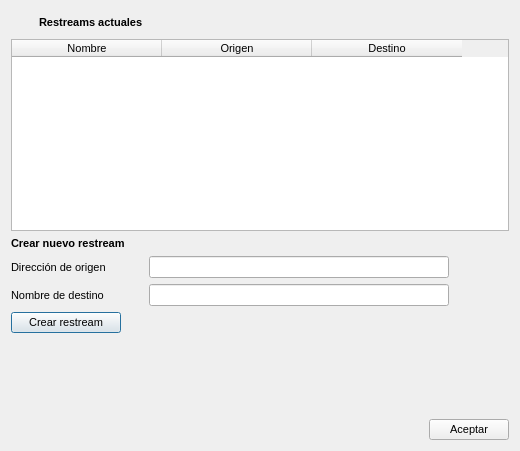
<?xml version="1.0" encoding="UTF-8"?>
<ui version="4.0">
 <class>RestreamsDialog</class>
 <widget class="QDialog" name="RestreamsDialog">
  <property name="geometry">
   <rect>
    <x>0</x>
    <y>0</y>
    <width>520</width>
    <height>451</height>
   </rect>
  </property>
  <property name="font">
   <font>
    <pointsize>8</pointsize>
   </font>
  </property>
  <property name="windowTitle">
   <string>Restreams</string>
  </property>
  <layout class="QGridLayout" name="gridLayout">
   <item row="8" column="0" colspan="2">
    <widget class="QLabel" name="error_label">
     <property name="text">
      <string/>
     </property>
    </widget>
   </item>
   <item row="5" column="1">
    <widget class="QLineEdit" name="dir_origen">
     <property name="maximumSize">
      <size>
       <width>300</width>
       <height>16777215</height>
      </size>
     </property>
    </widget>
   </item>
   <item row="6" column="1">
    <widget class="QLineEdit" name="nombre_destino">
     <property name="maximumSize">
      <size>
       <width>300</width>
       <height>16777215</height>
      </size>
     </property>
    </widget>
   </item>
   <item row="6" column="0">
    <widget class="QLabel" name="label_4">
     <property name="text">
      <string>Nombre de destino</string>
     </property>
    </widget>
   </item>
   <item row="4" column="0" colspan="2">
    <widget class="QLabel" name="label_2">
     <property name="font">
      <font>
       <weight>75</weight>
       <bold>true</bold>
      </font>
     </property>
     <property name="text">
      <string>Crear nuevo restream</string>
     </property>
    </widget>
   </item>
   <item row="7" column="0">
    <widget class="QPushButton" name="new_restream">
     <property name="maximumSize">
      <size>
       <width>110</width>
       <height>16777215</height>
      </size>
     </property>
     <property name="text">
      <string>Crear restream</string>
     </property>
    </widget>
   </item>
   <item row="10" column="0" colspan="3">
    <layout class="QHBoxLayout" name="horizontalLayout">
     <item>
      <spacer name="horizontalSpacer">
       <property name="orientation">
        <enum>Qt::Horizontal</enum>
       </property>
       <property name="sizeHint" stdset="0">
        <size>
         <width>40</width>
         <height>20</height>
        </size>
       </property>
      </spacer>
     </item>
     <item>
      <widget class="QPushButton" name="accept">
       <property name="maximumSize">
        <size>
         <width>100</width>
         <height>16777215</height>
        </size>
       </property>
       <property name="text">
        <string>Aceptar</string>
       </property>
      </widget>
     </item>
    </layout>
   </item>
   <item row="5" column="0">
    <widget class="QLabel" name="label_5">
     <property name="text">
      <string>Dirección de origen</string>
     </property>
    </widget>
   </item>
   <item row="2" column="0" colspan="3">
    <widget class="QTableWidget" name="list">
     <property name="editTriggers">
      <set>QAbstractItemView::AnyKeyPressed|QAbstractItemView::DoubleClicked</set>
     </property>
     <property name="showGrid">
      <bool>false</bool>
     </property>
     <property name="gridStyle">
      <enum>Qt::DotLine</enum>
     </property>
     <property name="cornerButtonEnabled">
      <bool>true</bool>
     </property>
     <attribute name="horizontalHeaderCascadingSectionResizes">
      <bool>false</bool>
     </attribute>
     <attribute name="horizontalHeaderDefaultSectionSize">
      <number>150</number>
     </attribute>
     <attribute name="horizontalHeaderHighlightSections">
      <bool>true</bool>
     </attribute>
     <attribute name="horizontalHeaderShowSortIndicator" stdset="0">
      <bool>false</bool>
     </attribute>
     <attribute name="horizontalHeaderStretchLastSection">
      <bool>false</bool>
     </attribute>
     <column>
      <property name="text">
       <string>Nombre</string>
      </property>
     </column>
     <column>
      <property name="text">
       <string>Origen</string>
      </property>
     </column>
     <column>
      <property name="text">
       <string>Destino</string>
      </property>
     </column>
    </widget>
   </item>
   <item row="9" column="0" colspan="3">
    <spacer name="verticalSpacer">
     <property name="orientation">
      <enum>Qt::Vertical</enum>
     </property>
     <property name="sizeHint" stdset="0">
      <size>
       <width>20</width>
       <height>40</height>
      </size>
     </property>
    </spacer>
   </item>
   <item row="0" column="0">
    <layout class="QHBoxLayout" name="horizontalLayout_2">
     <item>
      <widget class="QLabel" name="label_3">
       <property name="minimumSize">
        <size>
         <width>22</width>
         <height>22</height>
        </size>
       </property>
       <property name="maximumSize">
        <size>
         <width>22</width>
         <height>22</height>
        </size>
       </property>
       <property name="text">
        <string/>
       </property>
       <property name="pixmap">
        <pixmap>../images/icon/restream.png</pixmap>
       </property>
       <property name="scaledContents">
        <bool>true</bool>
       </property>
      </widget>
     </item>
     <item>
      <widget class="QLabel" name="label">
       <property name="font">
        <font>
         <weight>75</weight>
         <bold>true</bold>
        </font>
       </property>
       <property name="text">
        <string>Restreams actuales</string>
       </property>
      </widget>
     </item>
    </layout>
   </item>
  </layout>
 </widget>
 <resources/>
 <connections/>
</ui>
